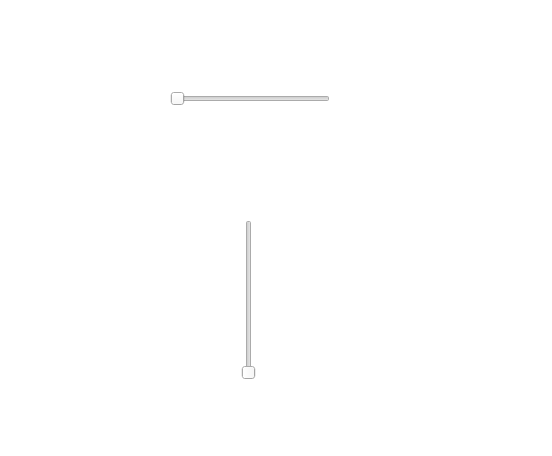
<?xml version="1.0" encoding="UTF-8"?>
<ui version="4.0">
 <class>Dialog</class>
 <widget class="QDialog" name="Dialog">
  <property name="geometry">
   <rect>
    <x>0</x>
    <y>0</y>
    <width>552</width>
    <height>456</height>
   </rect>
  </property>
  <property name="windowTitle">
   <string>Dialog</string>
  </property>
  <property name="styleSheet">
   <string notr="true">QDialog{

background-color: #FFFFFF;
margin: 0;
font-family: sans-serif;
color: inherit;
font: inherit;
margin: 0;

}

QPushButton{

border: none;
border-radius: 2px;
outline: 0;
padding: 0 2rem;
text-transform: uppercase;
vertical-align: middle;
text-decoration: none;
color: #fff;
background-color: #26a69a;
text-align: center;

}

QPushButton:hover{

background-color: #2bbbad;
margin: 0;
margin-left: 3rem;

}

QLabel{

color: #9e9e9e;
position: absolute;
top: 0.8rem;
left: 0.75rem;

}

QLabel:hover{

color: #26a69a;

}

QLineEdit{

font-family: &quot;Roboto&quot;;
color: #000;
outline: none;
background: #fff;
border: none;
border-bottom: 2px solid #9e9e9e;

}

QLineEdit:hover{

outline: none;
border-bottom: 2px solid #26a69a; 

}

QSpinBox{

font-family: &quot;Roboto&quot;;
color: #000;
background: #fff;
border: none;
border-bottom: 2px solid #9e9e9e;

}

QSpinBox:hover{

outline: none;
border-bottom: 2px solid #26a69a; 

}

QRadioButton:hover{

background: #26a69a;
color: #f2f2f2;
padding: 5px 15px;

}

QComboBox{

font-family: &quot;Roboto&quot;;
color: #000;
width: 20px;
height: 20px;
outline: none;
padding: 15px;
background: #fff;
border: none;
border-bottom: 2px solid #9e9e9e;

}

QComboBox:hover{

padding: 5px 15px;
outline: none;
border-bottom: 2px solid #26a69a; 

}
</string>
  </property>
  <widget class="QSlider" name="horizontalSlider">
   <property name="geometry">
    <rect>
     <x>170</x>
     <y>90</y>
     <width>160</width>
     <height>18</height>
    </rect>
   </property>
   <property name="orientation">
    <enum>Qt::Horizontal</enum>
   </property>
  </widget>
  <widget class="QLabel" name="labelHorizontal">
   <property name="geometry">
    <rect>
     <x>160</x>
     <y>150</y>
     <width>151</width>
     <height>16</height>
    </rect>
   </property>
   <property name="text">
    <string/>
   </property>
  </widget>
  <widget class="QSlider" name="verticalSlider">
   <property name="geometry">
    <rect>
     <x>240</x>
     <y>220</y>
     <width>18</width>
     <height>160</height>
    </rect>
   </property>
   <property name="orientation">
    <enum>Qt::Vertical</enum>
   </property>
  </widget>
  <widget class="QLabel" name="labelVertical">
   <property name="geometry">
    <rect>
     <x>350</x>
     <y>300</y>
     <width>61</width>
     <height>15</height>
    </rect>
   </property>
   <property name="text">
    <string/>
   </property>
  </widget>
 </widget>
 <resources/>
 <connections/>
</ui>
